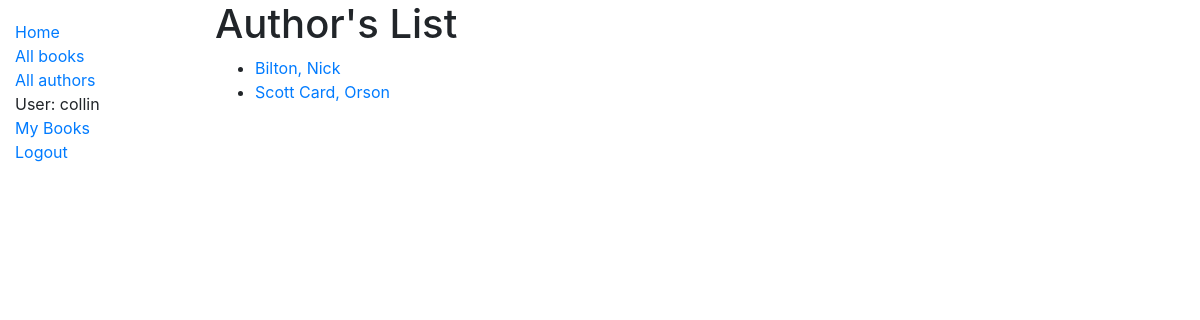
The app's page /catalog/authors/ (signed in) with its own data.
### catalog/models.py (models this page shows, shortened)
class Author(models.Model):
    first_name = models.CharField(max_length=100)
    last_name = models.CharField(max_length=100)
    date_of_birth = models.DateField(null=True, blank=True)
    date_of_death = models.DateField('Died', null=True, blank=True)
    class Meta:
        ordering = ['last_name', 'first_name']
    def __str__(self):
        return f'{self.last_name}, {self.first_name}'

### catalog/views.py (the view)
# urls.py: path('authors/', views.AuthorListView.as_view(), name='authors'),
class AuthorListView(generic.ListView):
    model = Author
    paginate_by = 10
    context_object_name = 'authors'
    template_name = 'author_list.html'

### templates/author_list.html
{% extends 'base_generic.html' %}
{% block content %}
  <h1>Author's List</h1>
  {% if authors %}
    <ul>
      {% for author in authors %}
        <li>
          <a href="{% url 'author-detail' author.pk %}">{{ author }}</a>
        </li>
      {% endfor %}
    </ul>
  {% else %}
    <p>No Authors</p>
  {% endif %}
{% endblock content %}

### templates/base_generic.html (shortened to what this page needs)
<!DOCTYPE html>
<html lang="en">
<head>
  <link rel="stylesheet" href="https://stackpath.bootstrapcdn.com/bootstrap/4.1.3/css/bootstrap.min.css">
  {% load static %}
  <link rel="stylesheet" href="{% static 'css/styles.css' %}">
</head>
<body>
  <div class="container-fluid">
    <div class="row">
      <div class="col-sm-2">
        {% block sidebar %}
          <ul class="sidebar-nav">
            <li>
              <a href="{% url 'index' %}">Home</a>
            </li>
            <li>
              <a href="{% url 'books' %}">All books</a>
            </li>
            <li>
              <a href="{% url 'authors' %}">All authors</a>
            </li>
                {% if not user.is_authenticated %}
                  <a href="{% url 'login' %}?next={{request.path}}">Login</a>
                {% else %}
                  <li>User: {{ user.get_username }}</li>
                  <li>
                    <a href="{% url 'my-borrowed' %}">My Books</a>
                  </li>
                  <li>
                    <a href="{% url 'logout' %}?next={{request.path}}">Logout</a>
                  </li>
                {% endif %}
          </ul>
        {% endblock sidebar %}
      </div>
      <div class="col-sm-10">
        {% block content %}
        {% endblock content %}
      </div>
    </div>
  </div>
</body>
</html>

### catalog/static/css/styles.css (style rules this page uses)
.sidebar-nav { margin-top: 20px; padding: 0; list-style: none; }

### records on screen
Author: last_name+first_name "Bilton, Nick"
Author: last_name+first_name "Scott Card, Orson"

### other values on screen
{{ user.get_username }} "collin"
